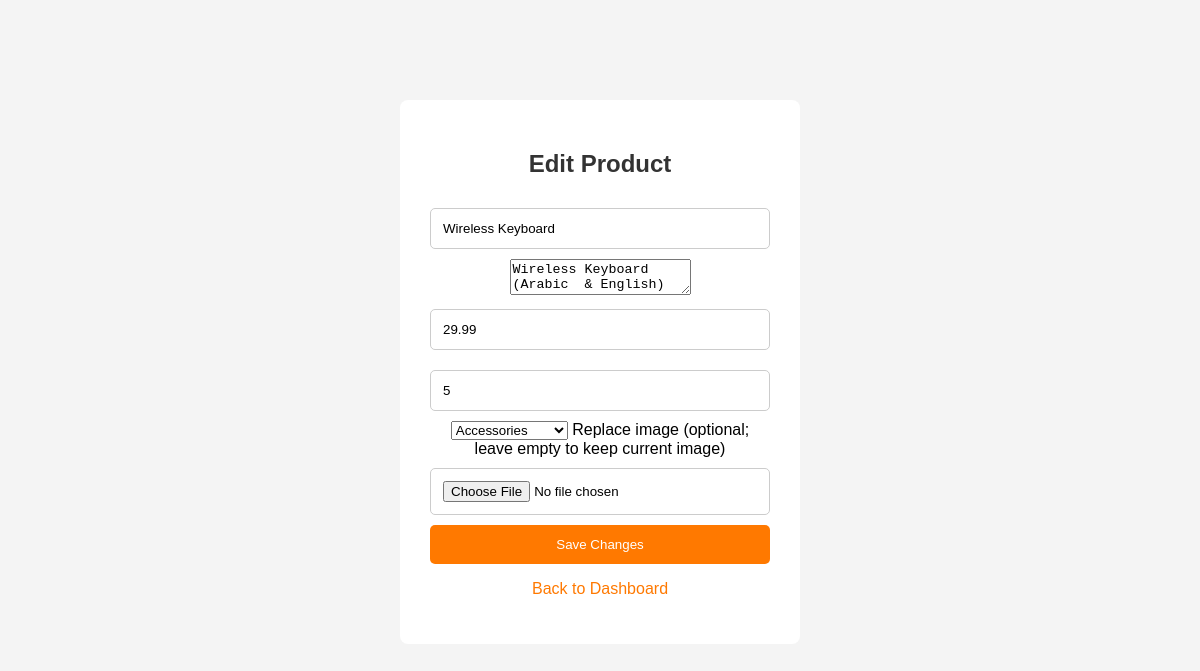
The app's page /edit_product.php?id=3 (signed in) with its own data.
### tables this page shows
CREATE TABLE `products` (
  `id` int(11) NOT NULL,
  `name` varchar(100) NOT NULL,
  `description` text NOT NULL,
  `price` decimal(10,2) NOT NULL,
  `quantity` int(11) NOT NULL,
  `image` varchar(255) DEFAULT NULL,
  `created_at` timestamp NOT NULL DEFAULT current_timestamp(),
  `category_id` int(11) NOT NULL
);

CREATE TABLE `categories` (
  `id` int(11) NOT NULL,
  `name` varchar(100) NOT NULL
);

### includes/bootstrap.php (called while the page is built, shortened)
<?php
require_once __DIR__ . '/../models/Category.php';
require_once __DIR__ . '/../models/Product.php';
require_once __DIR__ . '/helpers.php';
try {
    $database = new Database();
    $pdo = $database->connect();
    $categoryModel = new Category($pdo);
    $productModel = new Product($pdo);
} catch (PDOException $e) {
    error_log($e->getMessage());
    http_response_code(500);
    exit('Database connection failed. Check config/Database.php.');
}

### models/Product.php (called while the page is built, shortened)
<?php
class Product
{
    public function find(int $id): ?array
    {
        $stmt = $this->db->prepare("SELECT * FROM products WHERE id = :id");
        $stmt->execute(['id' => $id]);
        return $stmt->fetch() ?: null;
    }
}

### includes/helpers.php (called while the page is built, shortened)
<?php
function e(mixed $value): string
{
    return htmlspecialchars((string)($value ?? ''), ENT_QUOTES | ENT_SUBSTITUTE, 'UTF-8');
}

### models/Category.php (called while the page is built, shortened)
<?php
class Category
{
    public function all(): array
    {
        return $this->db->query("SELECT id, name FROM categories ORDER BY name ASC")->fetchAll();
    }
}

### edit_product.php (the view, shortened to what this page needs)
<?php
require_once __DIR__ . '/includes/bootstrap.php';
$id = filter_input(INPUT_GET, 'id', FILTER_VALIDATE_INT);
$product = $productModel->find($id);
$categories = $categoryModel->all();
$name = $product['name'];
$description = $product['description'];
$price = $product['price'];
$quantity = $product['quantity'];
$categoryId = (int)$product['category_id'];
?>
<!DOCTYPE html>
<html lang="en">
<head>
    <link rel="stylesheet" href="style.css">
</head>
<body>
    <div class="container">
        <h2>Edit Product</h2>
        <form method="POST" enctype="multipart/form-data">
            <input type="text" name="name" maxlength="100" value="<?= e($name) ?>" required>
            <textarea name="description" required><?= e($description) ?></textarea>
            <input type="number" name="price" min="0" step="0.01" value="<?= e($price) ?>" required>
            <input type="number" name="quantity" min="0" step="1" value="<?= e($quantity) ?>" required>
            <select name="category_id" required>
                <?php foreach ($categories as $category): ?><option value="<?= (int)$category['id'] ?>"
                    <?= (int)$category['id'] === (int)$categoryId ? 'selected' : '' ?>><?= e($category['name']) ?>
                </option><?php endforeach; ?>
            </select>
            <label for="image">Replace image (optional; leave empty to keep current image)</label><input id="image"
                type="file" name="image" accept=".jpg,.jpeg,.png,.gif,.webp,image/jpeg,image/png,image/gif,image/webp">
            <button type="submit">Save Changes</button>
        </form>
        <p><a href="dashboard.php#products">Back to Dashboard</a></p>
    </div>
</body>
</html>

### style.css (style rules this page uses)
* { box-sizing: border-box; }
body { font-family: Arial, sans-serif; background-color: #f4f4f4; margin: 0; padding: 20px; }
.container { width: 400px; max-width: 100%; background-color: white; padding: 30px; margin: 80px auto; border-radius: 8px; text-align: center; }
h2 { color: #333; }
input { width: 100%; padding: 12px; margin: 10px 0; border: 1px solid #ccc; border-radius: 5px; }
button { width: 100%; padding: 12px; background-color: #ff7900; color: white; border: none; border-radius: 5px; cursor: pointer; }
a { color: #ff7900; text-decoration: none; }

### records on screen
products: name "Wireless Keyboard", description "Wireless Keyboard (Arabic & English)", price "29.99", quantity "5", category_id "Accessories"
